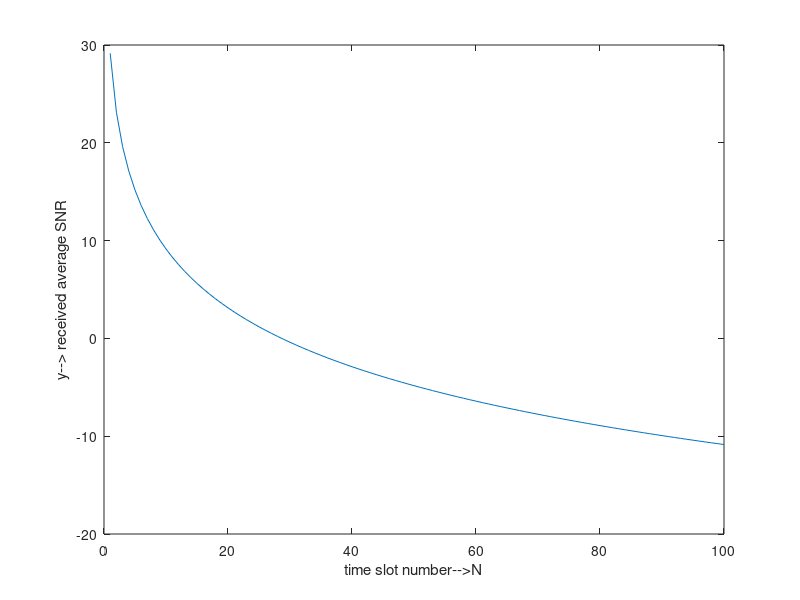

Here is the MATLAB script that generated this plot:
P=43;
N=10;
t=1:1:100;
y=43-20*log10(4*pi*0.04*t*3.1)-10;
plot(t,y)
xlabel('time slot number-->N'); 
ylabel('y--> received average SNR'); 
